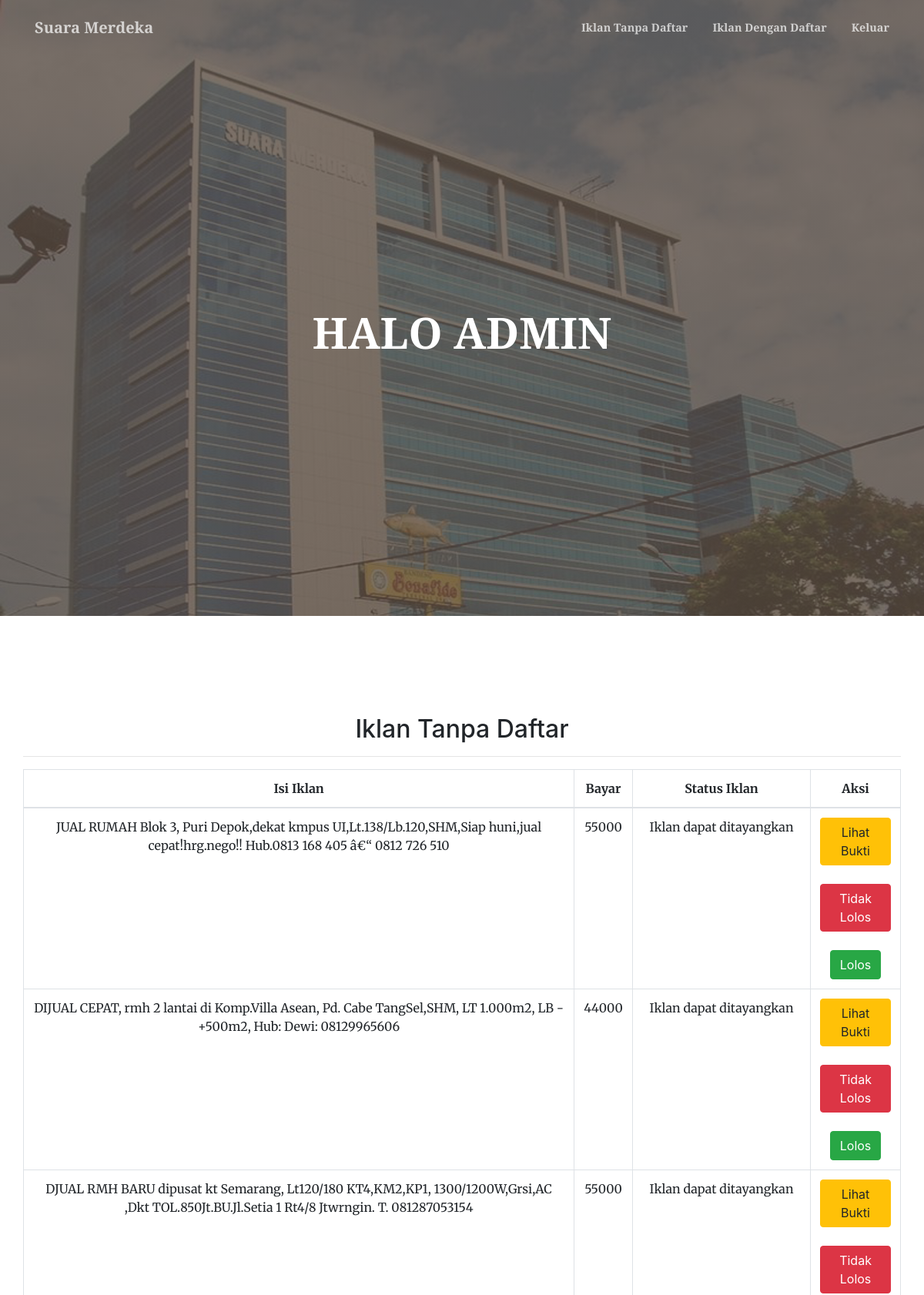
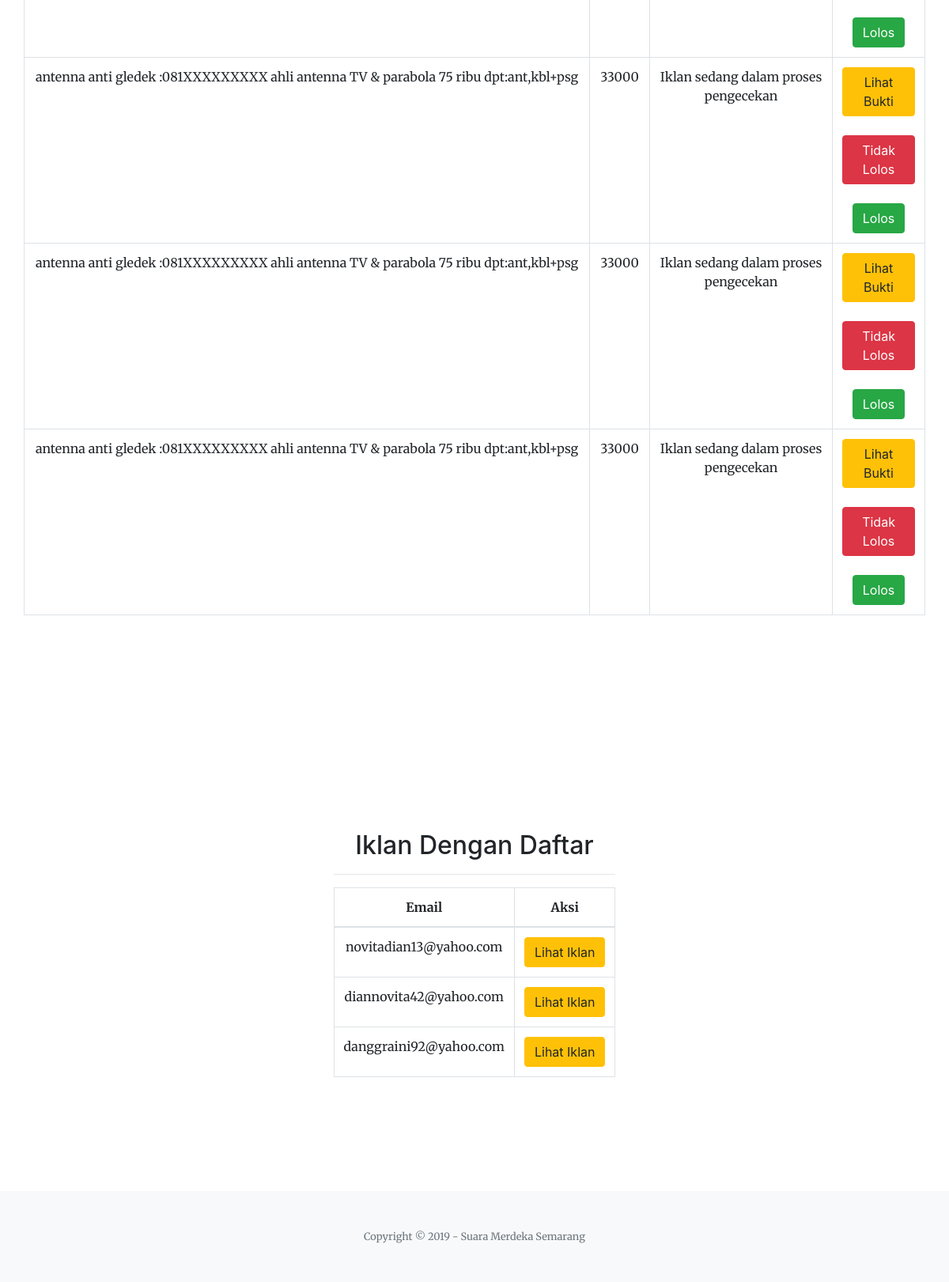
The page /awal_admin.php (signed in) on the database its author committed (2 pictures, top to bottom).
### tables this page shows
CREATE TABLE `iklan` (
  `id` int(255) NOT NULL,
  `fullName` varchar(255) NOT NULL,
  `addressLine1` varchar(255) NOT NULL,
  `email` varchar(255) NOT NULL,
  `iklan` varchar(320) NOT NULL,
  `tanggal` date NOT NULL,
  `unik` varchar(255) NOT NULL,
  `status_iklan` varchar(255) NOT NULL,
  `tgl_invoice` varchar(255) DEFAULT NULL,
  `bayar` int(255) NOT NULL
);

CREATE TABLE `user` (
  `userid` int(11) NOT NULL,
  `email` varchar(50) NOT NULL,
  `password` varchar(50) NOT NULL,
  `code` varchar(20) NOT NULL,
  `verify` int(1) NOT NULL
);

### awal_admin.php (the view, shortened to what this page needs)
<!DOCTYPE html>
<html lang="en">
<head>
  <link href="vendor/fontawesome-free/css/all.min.css" rel="stylesheet" type="text/css">
  <link href="vendor/magnific-popup/magnific-popup.css" rel="stylesheet">
  <link href="css/creative.min.css" rel="stylesheet">
</head>
<body id="page-top">
  <nav class="navbar navbar-expand-lg navbar-light fixed-top py-3" id="mainNav">
    <div class="container">
      <a class="navbar-brand js-scroll-trigger" href="#page-top">Suara Merdeka</a>
      <div class="collapse navbar-collapse" id="navbarResponsive">
        <ul class="navbar-nav ml-auto my-2 my-lg-0">
          <li class="nav-item">
            <a class="nav-link js-scroll-trigger" href="#about">Iklan Tanpa Daftar</a>
          </li>
          <li class="nav-item">
            <a class="nav-link js-scroll-trigger" href="#dd">Iklan Dengan Daftar</a>
          </li>
          <li class="nav-item">
            <a class="nav-link js-scroll-trigger" href="logout.php" onclick="return confirm('Apakah anda yakin ingin keluar?')">Keluar</a>
          </li>
        </ul>
      </div>
    </div>
  </nav>
  <header class="masthead">
    <div class="container h-100">
      <div class="row h-100 align-items-center justify-content-center text-center">
        <div class="col-lg-10 align-self-end">
          <h1 class="text-uppercase text-white font-weight-bold">HALO ADMIN</h1>
        </div>
      </div>
    </div>
  </header>
  <section class="page-section" id="about">
    <div class="container">
      <div class="row justify-content-center">
        <div class="col-lg-100 text-center">
          <h2>Iklan Tanpa Daftar</h2>
          <hr class="divider-vertical">
          <table class="table table-bordered">
  <thead>
    <tr>
      <th scope="col">Isi Iklan</th>
      <th scope="col">Bayar</th>
      <th scope="col">Status Iklan</th>
      <th scope="col">Aksi</th>
    </tr>
  </thead>
  <tbody>
    <?php
    $kirim = "Kirim bukti pembayaran terlebih dahulu";
include("koneksi.php");
        $sql = "SELECT * FROM iklan WHERE NOT status_iklan = '$kirim'";
        $query = mysqli_query($db, $sql);
        while($iklan = mysqli_fetch_array($query)){
        echo "<tr>";
            echo "<td>".$iklan['iklan']."</td>";
            echo "<td>".$iklan['bayar']."</td>";
            echo "<td>".$iklan['status_iklan']."</td>";
            echo "<td>";
            echo "<a href='cek_bukti.php?unik=".$iklan['unik']."' class='btn btn-warning' role='button' aria-pressed='true'>Lihat Bukti</a></br/>";
            echo "</br/><a onClick=\"javascript: return confirm('Apakah anda yakin dengan keputusan ini?');\" href='tidak_lolos.php?unik=".$iklan['unik']."' class='btn btn-danger' role='button' aria-pressed='true'>Tidak Lolos</a></br/>";
            echo "</br/><a onClick=\"javascript: return confirm('Apakah anda yakin dengan keputusan ini?');\" href='iklan_lolos.php?unik=".$iklan['unik']."' class='btn btn-success' role='button' aria-pressed='true'>Lolos</a>";
            echo "</td>";
            echo "</tr>";
        }
    ?>
  </tbody>
</table>
        </div>
      </div>
    </div>
  </section>
  <section class="page-section" id="dd">
    <div class="container">
      <div class="row justify-content-center">
        <div class="col-lg-100 text-center">
          <h2>Iklan Dengan Daftar</h2>
          <hr class="divider-vertical">
          <table class="table table-bordered">
  <thead>
    <tr>
      <th scope="col">Email</th>
      <th scope="col">Aksi</th>
    </tr>
  </thead>
  <tbody>
    <?php
include("koneksi.php");
        $sql = "SELECT * FROM user";
        $query = mysqli_query($db, $sql);
        while($user = mysqli_fetch_array($query)){
        echo "<tr>";
            echo "<td>".$user['email']."</td>";
            echo "<td>";
            echo "<a href='lihat_iklan.php?userid=".$user['userid']."' class='btn btn-warning' role='button' aria-pressed='true'>Lihat Iklan</a></br/>";
            echo "</tr>";
        }
    ?>
  </tbody>
</table>
        </div>
      </div>
    </div>
  </section>
  <footer class="bg-light py-5">
    <div class="container">
      <div class="small text-center text-muted">Copyright &copy; 2019 - Suara Merdeka Semarang</div>
    </div>
  </footer>
</body>
</html>

### rows shown on the page
iklan: iklan "JUAL RUMAH Blok 3, Puri Depok,dekat kmpus UI,Lt.138/Lb.120,SHM,Siap huni,jual cepat!hrg.nego!! Hub.0813 168 405 â€“ 0812 726 510", bayar "55000", status_iklan "Iklan dapat ditayangkan"
iklan: iklan "DIJUAL CEPAT, rmh 2 lantai di Komp.Villa Asean, Pd. Cabe TangSel,SHM, LT 1.000m2, LB -+500m2, Hub: Dewi: 08129965606", bayar "44000", status_iklan "Iklan dapat ditayangkan"
iklan: iklan "DJUAL RMH BARU dipusat kt Semarang, Lt120/180 KT4,KM2,KP1, 1300/1200W,Grsi,AC ,Dkt TOL.850Jt.BU.Jl.Setia 1 Rt4/8 Jtwrngin. T. 081287053154", bayar "55000", status_iklan "Iklan dapat ditayangkan"
iklan: iklan "antenna anti gledek :081XXXXXXXXX ahli antenna TV & parabola 75 ribu dpt:ant,kbl+psg", bayar "33000", status_iklan "Iklan sedang dalam proses pengecekan"
iklan: iklan "antenna anti gledek :081XXXXXXXXX ahli antenna TV & parabola 75 ribu dpt:ant,kbl+psg", bayar "33000", status_iklan "Iklan sedang dalam proses pengecekan"
iklan: iklan "antenna anti gledek :081XXXXXXXXX ahli antenna TV & parabola 75 ribu dpt:ant,kbl+psg", bayar "33000", status_iklan "Iklan sedang dalam proses pengecekan"
user: email "novitadian13@yahoo.com"
user: email "diannovita42@yahoo.com"
user: email "danggraini92@yahoo.com"
